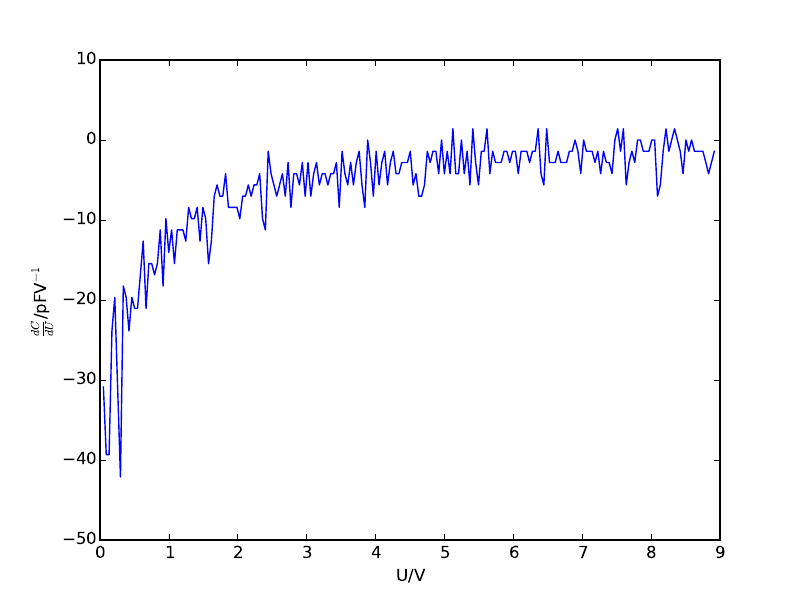

This chart was generated by the following Python code:
from matplotlib import pyplot as plt
import numpy as np

u = []
c = []

with open('data.txt') as f:
    line = f.readline()
    while line:
        u.append(float(line.split(',')[0]))
        c.append(float(line.split(',')[1]))
        line = f.readline()

du = 10 *  9.0 / ( 2795 - 613)
dc = np.divide(np.diff(c) , du)

plt.xlabel("U/V")
plt.ylabel(r"$\frac{dC}{dU}$/pFV$^{-1}$")
plt.plot(np.array(u[:-1]), dc)
plt.savefig("diff.pdf")

